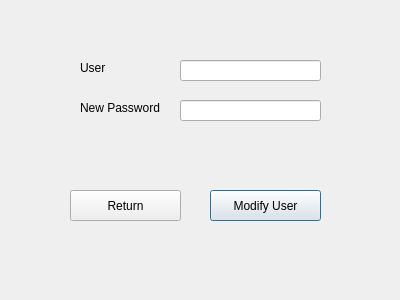
<?xml version="1.0" encoding="UTF-8"?>
<ui version="4.0">
 <class>ModifyUser</class>
 <widget class="QDialog" name="ModifyUser">
  <property name="geometry">
   <rect>
    <x>0</x>
    <y>0</y>
    <width>400</width>
    <height>300</height>
   </rect>
  </property>
  <property name="windowTitle">
   <string>Modify User</string>
  </property>
  <widget class="QPushButton" name="btnModify">
   <property name="geometry">
    <rect>
     <x>210</x>
     <y>190</y>
     <width>111</width>
     <height>31</height>
    </rect>
   </property>
   <property name="text">
    <string>Modify User</string>
   </property>
  </widget>
  <widget class="QPushButton" name="btnReturn">
   <property name="geometry">
    <rect>
     <x>70</x>
     <y>190</y>
     <width>111</width>
     <height>31</height>
    </rect>
   </property>
   <property name="text">
    <string>Return</string>
   </property>
  </widget>
  <widget class="QLabel" name="lblMessage">
   <property name="geometry">
    <rect>
     <x>80</x>
     <y>140</y>
     <width>251</width>
     <height>31</height>
    </rect>
   </property>
   <property name="font">
    <font>
     <pointsize>8</pointsize>
    </font>
   </property>
   <property name="styleSheet">
    <string notr="true">color: rgb(255, 0, 0)</string>
   </property>
   <property name="text">
    <string/>
   </property>
  </widget>
  <widget class="QLineEdit" name="leUsername">
   <property name="geometry">
    <rect>
     <x>180</x>
     <y>60</y>
     <width>141</width>
     <height>21</height>
    </rect>
   </property>
  </widget>
  <widget class="QLabel" name="lblUser">
   <property name="geometry">
    <rect>
     <x>80</x>
     <y>60</y>
     <width>68</width>
     <height>15</height>
    </rect>
   </property>
   <property name="text">
    <string>User</string>
   </property>
   <property name="buddy">
    <cstring>leUsername</cstring>
   </property>
  </widget>
  <widget class="QLabel" name="lblPassword">
   <property name="geometry">
    <rect>
     <x>80</x>
     <y>100</y>
     <width>81</width>
     <height>16</height>
    </rect>
   </property>
   <property name="text">
    <string>New Password</string>
   </property>
   <property name="buddy">
    <cstring>lePassword</cstring>
   </property>
  </widget>
  <widget class="QLineEdit" name="lePassword">
   <property name="geometry">
    <rect>
     <x>180</x>
     <y>100</y>
     <width>141</width>
     <height>21</height>
    </rect>
   </property>
  </widget>
 </widget>
 <tabstops>
  <tabstop>leUsername</tabstop>
  <tabstop>lePassword</tabstop>
  <tabstop>btnReturn</tabstop>
  <tabstop>btnModify</tabstop>
 </tabstops>
 <resources/>
 <connections>
  <connection>
   <sender>btnReturn</sender>
   <signal>clicked()</signal>
   <receiver>ModifyUser</receiver>
   <slot>reject()</slot>
   <hints>
    <hint type="sourcelabel">
     <x>140</x>
     <y>220</y>
    </hint>
    <hint type="destinationlabel">
     <x>138</x>
     <y>239</y>
    </hint>
   </hints>
  </connection>
  <connection>
   <sender>btnModify</sender>
   <signal>clicked()</signal>
   <receiver>ModifyUser</receiver>
   <slot>onModifyUser()</slot>
   <hints>
    <hint type="sourcelabel">
     <x>265</x>
     <y>217</y>
    </hint>
    <hint type="destinationlabel">
     <x>256</x>
     <y>242</y>
    </hint>
   </hints>
  </connection>
  <connection>
   <sender>lePassword</sender>
   <signal>textChanged(QString)</signal>
   <receiver>ModifyUser</receiver>
   <slot>onEdit()</slot>
   <hints>
    <hint type="sourcelabel">
     <x>320</x>
     <y>110</y>
    </hint>
    <hint type="destinationlabel">
     <x>330</x>
     <y>110</y>
    </hint>
   </hints>
  </connection>
  <connection>
   <sender>leUsername</sender>
   <signal>textChanged(QString)</signal>
   <receiver>ModifyUser</receiver>
   <slot>onEdit()</slot>
   <hints>
    <hint type="sourcelabel">
     <x>320</x>
     <y>69</y>
    </hint>
    <hint type="destinationlabel">
     <x>325</x>
     <y>69</y>
    </hint>
   </hints>
  </connection>
 </connections>
 <slots>
  <slot>onModifyUser()</slot>
  <slot>onEdit()</slot>
 </slots>
</ui>
